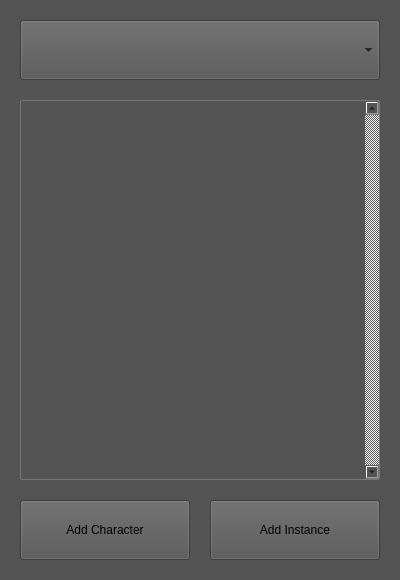
<?xml version="1.0" encoding="UTF-8"?>
<ui version="4.0">
 <class>MainWindow</class>
 <widget class="QMainWindow" name="MainWindow">
  <property name="geometry">
   <rect>
    <x>0</x>
    <y>0</y>
    <width>400</width>
    <height>580</height>
   </rect>
  </property>
  <property name="sizePolicy">
   <sizepolicy hsizetype="Fixed" vsizetype="Fixed">
    <horstretch>0</horstretch>
    <verstretch>0</verstretch>
   </sizepolicy>
  </property>
  <property name="minimumSize">
   <size>
    <width>400</width>
    <height>580</height>
   </size>
  </property>
  <property name="maximumSize">
   <size>
    <width>400</width>
    <height>580</height>
   </size>
  </property>
  <property name="windowTitle">
   <string>MountTrackerQt</string>
  </property>
  <property name="windowIcon">
   <iconset resource="resources.qrc">
    <normaloff>:/mountTrackerIcon.jpg</normaloff>:/mountTrackerIcon.jpg</iconset>
  </property>
  <property name="styleSheet">
   <string notr="true">background-color: rgb(84, 84, 84);</string>
  </property>
  <property name="iconSize">
   <size>
    <width>32</width>
    <height>32</height>
   </size>
  </property>
  <widget class="QWidget" name="centralWidget">
   <widget class="QComboBox" name="CharacterSelectionCombo">
    <property name="geometry">
     <rect>
      <x>20</x>
      <y>20</y>
      <width>360</width>
      <height>60</height>
     </rect>
    </property>
    <property name="sizePolicy">
     <sizepolicy hsizetype="Fixed" vsizetype="Fixed">
      <horstretch>0</horstretch>
      <verstretch>0</verstretch>
     </sizepolicy>
    </property>
    <property name="font">
     <font>
      <pointsize>10</pointsize>
     </font>
    </property>
    <property name="currentText">
     <string/>
    </property>
    <property name="iconSize">
     <size>
      <width>32</width>
      <height>32</height>
     </size>
    </property>
   </widget>
   <widget class="QScrollArea" name="instanceScrollArea">
    <property name="geometry">
     <rect>
      <x>20</x>
      <y>100</y>
      <width>360</width>
      <height>380</height>
     </rect>
    </property>
    <property name="sizePolicy">
     <sizepolicy hsizetype="Fixed" vsizetype="Fixed">
      <horstretch>0</horstretch>
      <verstretch>0</verstretch>
     </sizepolicy>
    </property>
    <property name="minimumSize">
     <size>
      <width>360</width>
      <height>380</height>
     </size>
    </property>
    <property name="maximumSize">
     <size>
      <width>360</width>
      <height>380</height>
     </size>
    </property>
    <property name="styleSheet">
     <string notr="true">QAbstractScrollArea
{
    border-radius: 2px;
    border: 1px solid #76797C;
    background-color: transparent;
}

QScrollBar:horizontal
{
    height: 15px;
    margin: 3px 15px 3px 15px;
    border: 1px transparent #2A2929;
    border-radius: 4px;
    background-color: #2A2929;
}

QScrollBar::handle:horizontal
{
    background-color: #605F5F;
    min-width: 5px;
    border-radius: 4px;
}

QScrollBar::add-line:horizontal
{
    margin: 0px 3px 0px 3px;
    border-image: url(:/qss_icons/rc/right_arrow_disabled.png);
    width: 10px;
    height: 10px;
    subcontrol-position: right;
    subcontrol-origin: margin;
}

QScrollBar::sub-line:horizontal
{
    margin: 0px 3px 0px 3px;
    border-image: url(:/qss_icons/rc/left_arrow_disabled.png);
    height: 10px;
    width: 10px;
    subcontrol-position: left;
    subcontrol-origin: margin;
}

QScrollBar::add-line:horizontal:hover,QScrollBar::add-line:horizontal:on
{
    border-image: url(:/qss_icons/rc/right_arrow.png);
    height: 10px;
    width: 10px;
    subcontrol-position: right;
    subcontrol-origin: margin;
}


QScrollBar::sub-line:horizontal:hover, QScrollBar::sub-line:horizontal:on
{
    border-image: url(:/qss_icons/rc/left_arrow.png);
    height: 10px;
    width: 10px;
    subcontrol-position: left;
    subcontrol-origin: margin;
}

QScrollBar::up-arrow:horizontal, QScrollBar::down-arrow:horizontal
{
    background: none;
}


QScrollBar::add-page:horizontal, QScrollBar::sub-page:horizontal
{
    background: none;
}

QScrollBar:vertical
{
    background-color: #2A2929;
    width: 15px;
    margin: 15px 3px 15px 3px;
    border: 1px transparent #2A2929;
    border-radius: 4px;
}

QScrollBar::handle:vertical
{
    background-color: #605F5F;
    min-height: 5px;
    border-radius: 4px;
}

QScrollBar::sub-line:vertical
{
    margin: 3px 0px 3px 0px;
    border-image: url(:/qss_icons/rc/up_arrow_disabled.png);
    height: 10px;
    width: 10px;
    subcontrol-position: top;
    subcontrol-origin: margin;
}

QScrollBar::add-line:vertical
{
    margin: 3px 0px 3px 0px;
    border-image: url(:/qss_icons/rc/down_arrow_disabled.png);
    height: 10px;
    width: 10px;
    subcontrol-position: bottom;
    subcontrol-origin: margin;
}

QScrollBar::sub-line:vertical:hover,QScrollBar::sub-line:vertical:on
{

    border-image: url(:/qss_icons/rc/up_arrow.png);
    height: 10px;
    width: 10px;
    subcontrol-position: top;
    subcontrol-origin: margin;
}


QScrollBar::add-line:vertical:hover, QScrollBar::add-line:vertical:on
{
    border-image: url(:/qss_icons/rc/down_arrow.png);
    height: 10px;
    width: 10px;
    subcontrol-position: bottom;
    subcontrol-origin: margin;
}

QScrollBar::up-arrow:vertical, QScrollBar::down-arrow:vertical
{
    background: none;
}


QScrollBar::add-page:vertical, QScrollBar::sub-page:vertical
{
    background: none;
}</string>
    </property>
    <property name="verticalScrollBarPolicy">
     <enum>Qt::ScrollBarAlwaysOn</enum>
    </property>
    <property name="horizontalScrollBarPolicy">
     <enum>Qt::ScrollBarAlwaysOff</enum>
    </property>
    <property name="widgetResizable">
     <bool>true</bool>
    </property>
    <widget class="QWidget" name="instanceContents">
     <property name="geometry">
      <rect>
       <x>0</x>
       <y>0</y>
       <width>343</width>
       <height>378</height>
      </rect>
     </property>
     <property name="sizePolicy">
      <sizepolicy hsizetype="Expanding" vsizetype="Expanding">
       <horstretch>0</horstretch>
       <verstretch>0</verstretch>
      </sizepolicy>
     </property>
     <layout class="QVBoxLayout" name="verticalLayout">
      <property name="spacing">
       <number>5</number>
      </property>
      <property name="sizeConstraint">
       <enum>QLayout::SetNoConstraint</enum>
      </property>
      <property name="leftMargin">
       <number>5</number>
      </property>
      <property name="topMargin">
       <number>5</number>
      </property>
      <property name="rightMargin">
       <number>5</number>
      </property>
      <property name="bottomMargin">
       <number>5</number>
      </property>
      <item>
       <layout class="QVBoxLayout" name="instanceLayout">
        <property name="sizeConstraint">
         <enum>QLayout::SetDefaultConstraint</enum>
        </property>
       </layout>
      </item>
     </layout>
    </widget>
   </widget>
   <widget class="QPushButton" name="addCharacterButton">
    <property name="geometry">
     <rect>
      <x>20</x>
      <y>500</y>
      <width>170</width>
      <height>60</height>
     </rect>
    </property>
    <property name="text">
     <string>Add Character</string>
    </property>
   </widget>
   <widget class="QPushButton" name="addInstanceButton">
    <property name="geometry">
     <rect>
      <x>210</x>
      <y>500</y>
      <width>170</width>
      <height>60</height>
     </rect>
    </property>
    <property name="text">
     <string>Add Instance</string>
    </property>
   </widget>
  </widget>
 </widget>
 <layoutdefault spacing="6" margin="11"/>
 <resources>
  <include location="resources.qrc"/>
 </resources>
 <connections/>
</ui>
